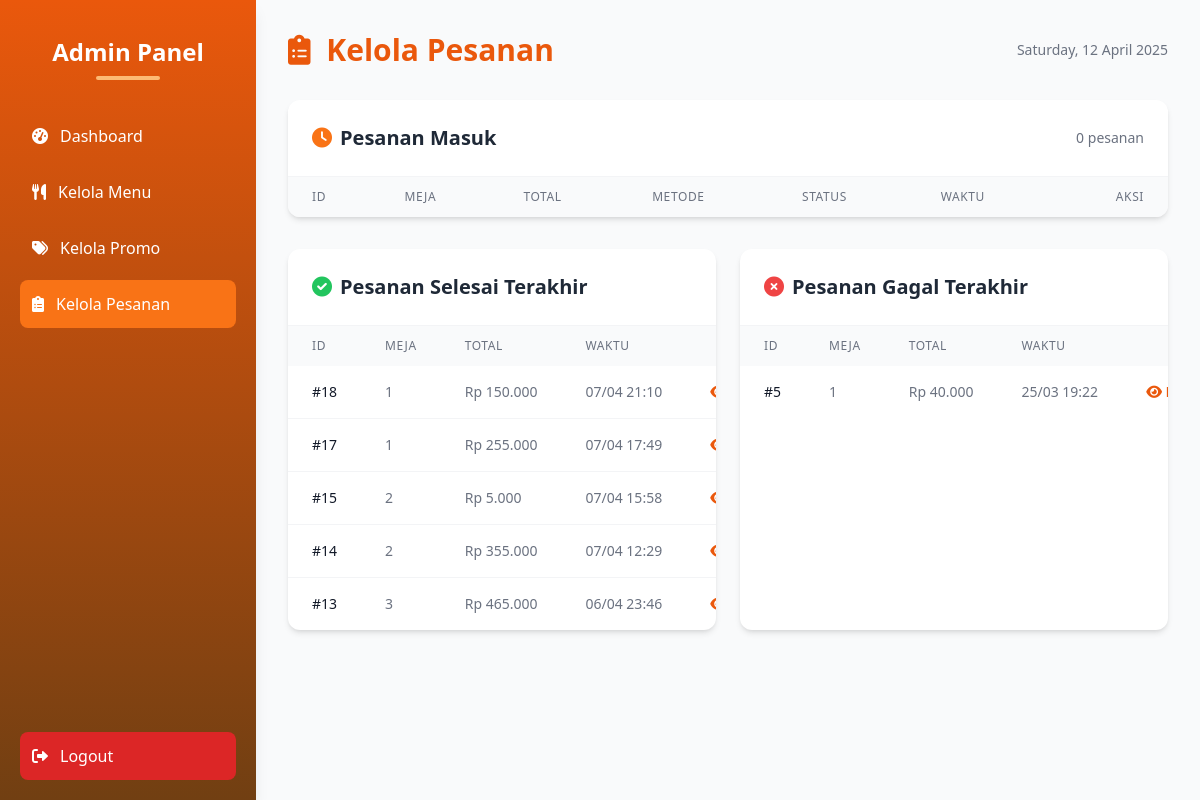
The page /admin/order.php (signed in) on the database as committed earlier.
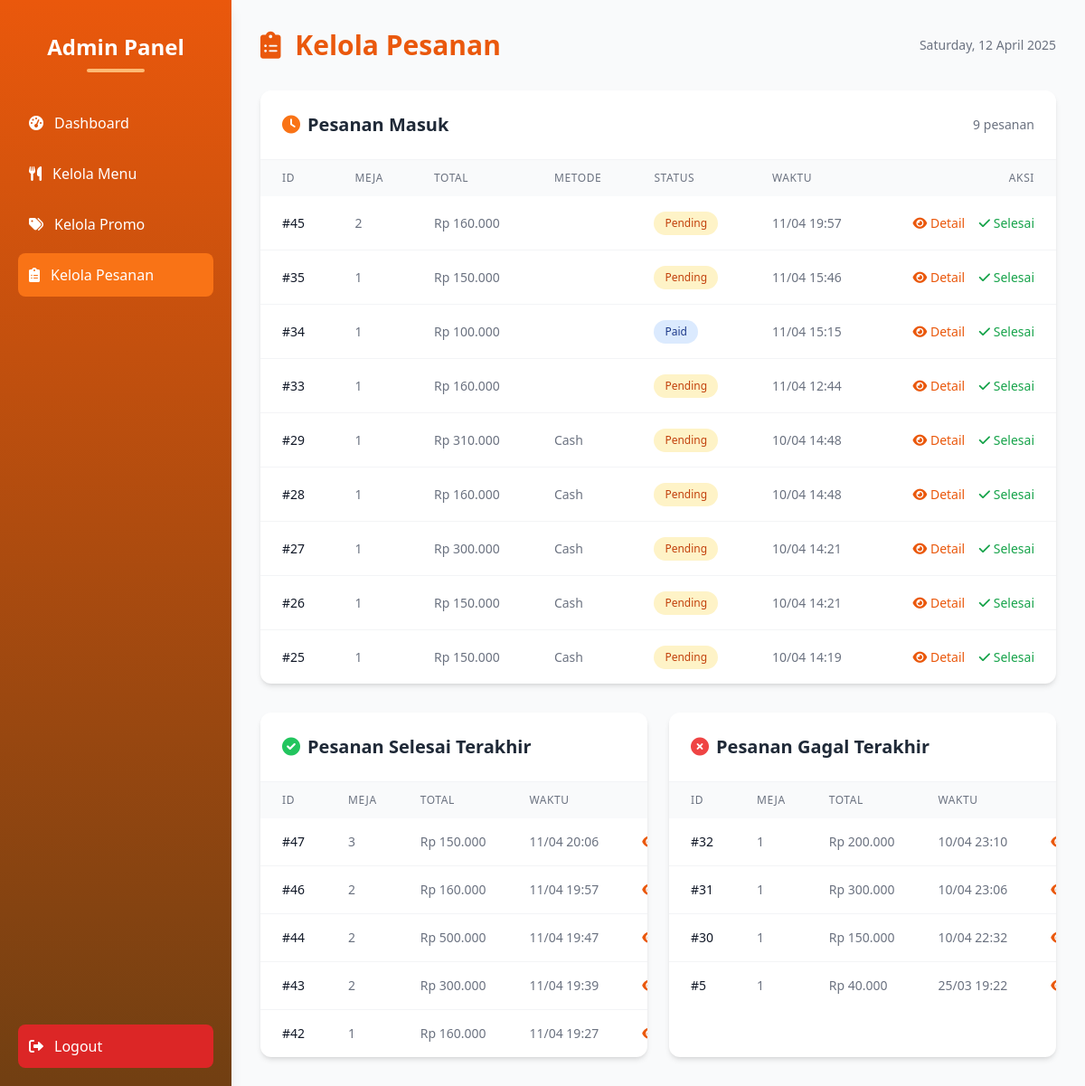
The same page on the database as committed later.
### tables this page shows
CREATE TABLE `orders` (
  `id` int NOT NULL,
  `id_meja` int NOT NULL,
  `customer_id` int DEFAULT NULL,
  `total_harga` decimal(10,2) NOT NULL,
  `metode_pembayaran` varchar(20) DEFAULT NULL,
  `status` enum('pending','paid','failed','done') DEFAULT 'pending',
  `snap_token` varchar(255) DEFAULT NULL,
  `midtrans_order_id` varchar(255) DEFAULT NULL,
  `created_at` timestamp NULL DEFAULT CURRENT_TIMESTAMP
);

### admin/order.php (the view, shortened to what the changed rows need)
<?php
include '../config/db.php';
$current_orders = $conn->query("
    SELECT o.*
    FROM orders o
    LEFT JOIN meja m ON o.id_meja = m.id_meja
    WHERE o.status IN ('pending', 'paid')
    ORDER BY o.created_at DESC
");
$completed_orders = $conn->query("
    SELECT o.*
    FROM orders o
    LEFT JOIN meja m ON o.id_meja = m.id_meja
    WHERE o.status = 'done'
    ORDER BY o.created_at DESC
    LIMIT 5
");
$failed_orders = $conn->query("
    SELECT o.*
    FROM orders o
    LEFT JOIN meja m ON o.id_meja = m.id_meja
    WHERE o.status = 'failed'
    ORDER BY o.created_at DESC
    LIMIT 5
");
?>
<!DOCTYPE html>
<html lang="id">
<head>
    <script src="https://cdn.tailwindcss.com"></script>
    <link rel="stylesheet" href="https://cdnjs.cloudflare.com/ajax/libs/font-awesome/6.0.0/css/all.min.css">
</head>
<body class="bg-gray-50 min-h-screen flex">
    <div class="h-screen w-64 bg-gradient-to-b from-orange-600 to-yellow-900 text-white p-5 shadow-lg fixed flex flex-col">
        <div class="text-center mb-8 pt-4">
            <h2 class="text-2xl font-bold mb-2">Admin Panel</h2>
        </div>
    </div>
    <div class="main-content">
        <div class="flex justify-between items-center mb-8">
            <h1 class="text-3xl font-bold text-orange-600">
                <i class="fas fa-clipboard-list mr-2"></i> Kelola Pesanan
            </h1>
        </div>
        <div class="bg-white rounded-xl shadow-md overflow-hidden mb-8">
            <div class="p-6 border-b border-gray-100">
                <h3 class="text-xl font-semibold text-gray-800 flex items-center">
                    <i class="fas fa-clock mr-2 text-orange-500"></i> Pesanan Masuk
                    <span class="ml-auto text-sm font-normal text-gray-500">
                        <?= $current_orders->num_rows ?> pesanan
                    </span>
                </h3>
            </div>
            <div class="overflow-x-auto max-w-full">
                <table class="min-w-full table-auto">
                    <thead class="bg-gray-50">
                        <tr>
                            <th class="px-6 py-3 text-left text-xs font-medium text-gray-500 uppercase tracking-wider">ID</th>
                            <th class="px-6 py-3 text-left text-xs font-medium text-gray-500 uppercase tracking-wider">Meja</th>
                            <th class="px-6 py-3 text-left text-xs font-medium text-gray-500 uppercase tracking-wider">Total</th>
                            <th class="px-6 py-3 text-left text-xs font-medium text-gray-500 uppercase tracking-wider">Metode</th>
                            <th class="px-6 py-3 text-left text-xs font-medium text-gray-500 uppercase tracking-wider">Status</th>
                            <th class="px-6 py-3 text-left text-xs font-medium text-gray-500 uppercase tracking-wider">Waktu</th>
                            <th class="px-6 py-3 text-right text-xs font-medium text-gray-500 uppercase tracking-wider">Aksi</th>
                        </tr>
                    </thead>
                    <tbody class="divide-y divide-gray-100">
                        <?php while ($row = $current_orders->fetch_assoc()): ?>
                            <tr class="hover:bg-orange-50">
                                <td class="px-6 py-4 whitespace-nowrap text-sm font-medium text-gray-900">#<?= $row['id'] ?></td>
                                <td class="px-6 py-4 whitespace-nowrap text-sm text-gray-500"><?= $row['id_meja'] ?></td>
                                <td class="px-6 py-4 whitespace-nowrap text-sm text-gray-500">Rp <?= number_format($row['total_harga'], 0, ',', '.') ?></td>
                                <td class="px-6 py-4 whitespace-nowrap text-sm text-gray-500"><?= ucfirst($row['metode_pembayaran']) ?></td>
                                <td class="px-6 py-4 whitespace-nowrap">
                                    <span class="status-badge <?= $row['status'] ?>">
                                        <?= ucfirst($row['status']) ?>
                                    </span>
                                </td>
                                <td class="px-6 py-4 whitespace-nowrap text-sm text-gray-500">
                                    <?= date('d/m H:i', strtotime($row['created_at'])) ?>
                                </td>
                                <td class="px-6 py-4 whitespace-nowrap text-right text-sm font-medium">
                                    <a href="detail_pesanan.php?id=<?= $row['id'] ?>" class="text-orange-600 hover:text-orange-900 mr-3">
                                        <i class="fas fa-eye"></i> Detail
                                    </a>
                                    <a href="proses_pesanan.php?id=<?= $row['id'] ?>" class="text-green-600 hover:text-green-900">
                                        <i class="fas fa-check"></i> Selesai
                                    </a>
                                </td>
                            </tr>
                        <?php endwhile; ?>
                    </tbody>
                </table>
            </div>
        </div>
        <div class="grid grid-cols-1 lg:grid-cols-2 gap-6">
            <div class="bg-white rounded-xl shadow-md overflow-hidden">
                <div class="overflow-x-auto max-w-full">
                    <table class="min-w-full table-auto">
                        <thead class="bg-gray-50">
                            <tr>
                                <th class="px-6 py-3 text-left text-xs font-medium text-gray-500 uppercase tracking-wider">ID</th>
                                <th class="px-6 py-3 text-left text-xs font-medium text-gray-500 uppercase tracking-wider">Meja</th>
                                <th class="px-6 py-3 text-left text-xs font-medium text-gray-500 uppercase tracking-wider">Total</th>
                                <th class="px-6 py-3 text-left text-xs font-medium text-gray-500 uppercase tracking-wider">Waktu</th>
                                <th class="px-6 py-3 text-right text-xs font-medium text-gray-500 uppercase tracking-wider">Aksi</th>
                            </tr>
                        </thead>
                        <tbody class="divide-y divide-gray-100">
                            <?php while ($row = $completed_orders->fetch_assoc()): ?>
                                <tr class="hover:bg-green-50">
                                    <td class="px-6 py-4 whitespace-nowrap text-sm font-medium text-gray-900">#<?= $row['id'] ?></td>
                                    <td class="px-6 py-4 whitespace-nowrap text-sm text-gray-500"><?= $row['id_meja'] ?></td>
                                    <td class="px-6 py-4 whitespace-nowrap text-sm text-gray-500">Rp <?= number_format($row['total_harga'], 0, ',', '.') ?></td>
                                    <td class="px-6 py-4 whitespace-nowrap text-sm text-gray-500">
                                        <?= date('d/m H:i', strtotime($row['created_at'])) ?>
                                    </td>
                                    <td class="px-6 py-4 whitespace-nowrap text-right text-sm font-medium">
                                        <a href="detail_pesanan.php?id=<?= $row['id'] ?>" class="text-orange-600 hover:text-orange-900 mr-3">
                                            <i class="fas fa-eye"></i> Detail
                                        </a>
                                    </td>
                                </tr>
                            <?php endwhile; ?>
                        </tbody>
                    </table>
                </div>
            </div>
            <div class="bg-white rounded-xl shadow-md overflow-hidden">
                <div class="overflow-x-auto max-w-full">
                    <table class="min-w-full table-auto">
                        <thead class="bg-gray-50">
                            <tr>
                                <th class="px-6 py-3 text-left text-xs font-medium text-gray-500 uppercase tracking-wider">ID</th>
                                <th class="px-6 py-3 text-left text-xs font-medium text-gray-500 uppercase tracking-wider">Meja</th>
                                <th class="px-6 py-3 text-left text-xs font-medium text-gray-500 uppercase tracking-wider">Total</th>
                                <th class="px-6 py-3 text-left text-xs font-medium text-gray-500 uppercase tracking-wider">Waktu</th>
                                <th class="px-6 py-3 text-right text-xs font-medium text-gray-500 uppercase tracking-wider">Aksi</th>
                            </tr>
                        </thead>
                        <tbody class="divide-y divide-gray-100">
                            <?php while ($row = $failed_orders->fetch_assoc()): ?>
                                <tr class="hover:bg-red-50">
                                    <td class="px-6 py-4 whitespace-nowrap text-sm font-medium text-gray-900">#<?= $row['id'] ?></td>
                                    <td class="px-6 py-4 whitespace-nowrap text-sm text-gray-500"><?= $row['id_meja'] ?></td>
                                    <td class="px-6 py-4 whitespace-nowrap text-sm text-gray-500">Rp <?= number_format($row['total_harga'], 0, ',', '.') ?></td>
                                    <td class="px-6 py-4 whitespace-nowrap text-sm text-gray-500">
                                        <?= date('d/m H:i', strtotime($row['created_at'])) ?>
                                    </td>
                                    <td class="px-6 py-4 whitespace-nowrap text-right text-sm font-medium">
                                        <a href="detail_pesanan.php?id=<?= $row['id'] ?>" class="text-orange-600 hover:text-orange-900 mr-3">
                                            <i class="fas fa-eye"></i> Detail
                                        </a>
                                    </td>
                                </tr>
                            <?php endwhile; ?>
                        </tbody>
                    </table>
                </div>
            </div>
        </div>
    </div>
</body>
</html>

Rows that differ between the two databases and show on the page:
no longer on this page (row unchanged): orders: id "18", id_meja "1", total_harga "150.000", created_at "07/04 21:10", shown under "Pesanan Selesai Terakhir"
no longer on this page (row unchanged): orders: id "17", id_meja "1", total_harga "255.000", created_at "07/04 17:49", shown under "Pesanan Selesai Terakhir"
no longer on this page (row unchanged): orders: id "15", id_meja "2", total_harga "5.000", created_at "07/04 15:58", shown under "Pesanan Selesai Terakhir"
no longer on this page (row unchanged): orders: id "14", id_meja "2", total_harga "355.000", created_at "07/04 12:29", shown under "Pesanan Selesai Terakhir"
no longer on this page (row unchanged): orders: id "13", id_meja "3", total_harga "465.000", created_at "06/04 23:46", shown under "Pesanan Selesai Terakhir"
added orders: id "45", id_meja "2", total_harga "160.000", status "Pending", created_at "11/04 19:57", shown under "Pesanan Masuk 9 pesanan"
added orders: id "35", id_meja "1", total_harga "150.000", status "Pending", created_at "11/04 15:46", shown under "Pesanan Masuk 9 pesanan"
added orders: id "34", id_meja "1", total_harga "100.000", status "Paid", created_at "11/04 15:15", shown under "Pesanan Masuk 9 pesanan"
added orders: id "33", id_meja "1", total_harga "160.000", status "Pending", created_at "11/04 12:44", shown under "Pesanan Masuk 9 pesanan"
added orders: id "29", id_meja "1", total_harga "310.000", metode_pembayaran "Cash", status "Pending", created_at "10/04 14:48", shown under "Pesanan Masuk 9 pesanan"
added orders: id "28", id_meja "1", total_harga "160.000", metode_pembayaran "Cash", status "Pending", created_at "10/04 14:48", shown under "Pesanan Masuk 9 pesanan"
added orders: id "27", id_meja "1", total_harga "300.000", metode_pembayaran "Cash", status "Pending", created_at "10/04 14:21", shown under "Pesanan Masuk 9 pesanan"
added orders: id "26", id_meja "1", total_harga "150.000", metode_pembayaran "Cash", status "Pending", created_at "10/04 14:21", shown under "Pesanan Masuk 9 pesanan"
added orders: id "25", id_meja "1", total_harga "150.000", metode_pembayaran "Cash", status "Pending", created_at "10/04 14:19", shown under "Pesanan Masuk 9 pesanan"
added orders: id "47", id_meja "3", total_harga "150.000", created_at "11/04 20:06", shown under "Pesanan Selesai Terakhir"
added orders: id "46", id_meja "2", total_harga "160.000", created_at "11/04 19:57", shown under "Pesanan Selesai Terakhir"
added orders: id "44", id_meja "2", total_harga "500.000", created_at "11/04 19:47", shown under "Pesanan Selesai Terakhir"
added orders: id "43", id_meja "2", total_harga "300.000", created_at "11/04 19:39", shown under "Pesanan Selesai Terakhir"
added orders: id "42", id_meja "1", total_harga "160.000", created_at "11/04 19:27", shown under "Pesanan Selesai Terakhir"
added orders: id "32", id_meja "1", total_harga "200.000", created_at "10/04 23:10", shown under "Pesanan Gagal Terakhir"
added orders: id "31", id_meja "1", total_harga "300.000", created_at "10/04 23:06", shown under "Pesanan Gagal Terakhir"
added orders: id "30", id_meja "1", total_harga "150.000", created_at "10/04 22:32", shown under "Pesanan Gagal Terakhir"
Other text that changed with them:
$current_orders->num_rows: "0" → "9"
